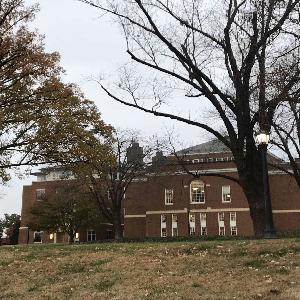
#> input picture flask_assignment4/0000002780.jpg, 300 x 300 px
$ python google_test.py
#> lines starting #> are read from the running program, lines starting #| are printed output that depends on the picture
### flask_assignment4/google_pred.py
import googleapiclient.discovery
#from google.api_core.client_options import ClientOptions
import numpy as np
#import os

#print("Importing being called")

#credential_path = 'lucid-honor-295522-305e6cacd6aa.json'
#os.environ['GOOGLE_APPLICATION_CREDENTIALS'] = credential_path

def predict_json(project, region, model, instances, version=None):
    """Send json data to a deployed model for prediction.

    Args:
        project (str): project where the Cloud ML Engine Model is deployed.
        region (str): regional endpoint to use; set to None for ml.googleapis.com
        model (str): model name.
        instances ([Mapping[str: Any]]): Keys should be the names of Tensors
            your deployed model expects as inputs. Values should be datatypes
            convertible to Tensors, or (potentially nested) lists of datatypes
            convertible to tensors.
        version: str, version of the model to target.
    Returns:
        Mapping[str: any]: dictionary of prediction results defined by the
            model.
    """
    #print("I am being called json")
    # Create the ML Engine service object.
    # To authenticate set the environment variable
    # GOOGLE_APPLICATION_CREDENTIALS=<path_to_service_account_file>
    prefix = "{}-ml".format(region) if region else "ml"
    api_endpoint = "https://{}.googleapis.com".format(prefix)
    client_options = ClientOptions(api_endpoint=api_endpoint)
    service = googleapiclient.discovery.build(
        'ml', 'v1', client_options=client_options)
    name = 'projects/{}/models/{}'.format(project, model)

    if version is not None:
        name += '/versions/{}'.format(version)

    response = service.projects().predict(
        name=name,
        body={'instances': instances}
    ).execute()

    if 'error' in response:
        raise RuntimeError(response['error'])

    return response['predictions']

def predict_uva_landmark(img_array):
    class_names = ['AcademicalVillage', 'AldermanLibrary', 'AlumniHall', 'AquaticFitnessCenter',
  'BavaroHall', 'BrooksHall', 'ClarkHall', 'MadisonHall', 'MinorHall', 'NewCabellHall',
  'NewcombHall', 'OldCabellHall', 'OlssonHall', 'RiceHall', 'Rotunda', 'ScottStadium',
  'ThorntonHall', 'UniversityChapel']
    PROJECT = 'lucid-honor-295522'
    REGION = 'us-east1'
    MODEL = 'uva_landmark_model'
    INSTANCES = img_array.tolist()
    score = predict_json(PROJECT, REGION, MODEL, INSTANCES)
    return np.array(class_names)[np.argmax(score)]


### flask_assignment4/google_test.py
from PIL import Image
import numpy as np
from google_pred import predict_uva_landmark
import os

credential_path = 'lucid-honor-295522-305e6cacd6aa.json'
os.environ['GOOGLE_APPLICATION_CREDENTIALS'] = credential_path


img = Image.open('0000002780.jpg')
#> img is the input picture: PIL image 300x300 RGB; mean R, G, B 125.2, 118.5, 109.7
img = img.resize((224,224))
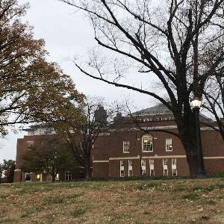
#> img: PIL image 224x224 RGB; mean R, G, B 125.2, 118.5, 109.8
img_array = np.array(img)
print(img_array.shape)
#| (224, 224, 3)
img_array = np.expand_dims(img_array,0)
print(img_array.shape)
#| (1, 224, 224, 3)
print('Predicted Landmark: ' + str(predict_uva_landmark(img_array)))
#> in predict_uva_landmark, `INSTANCES = img_array.tolist()`: INSTANCES = 1 item
#> (the run stopped early here; a loop or call above may not have finished)
